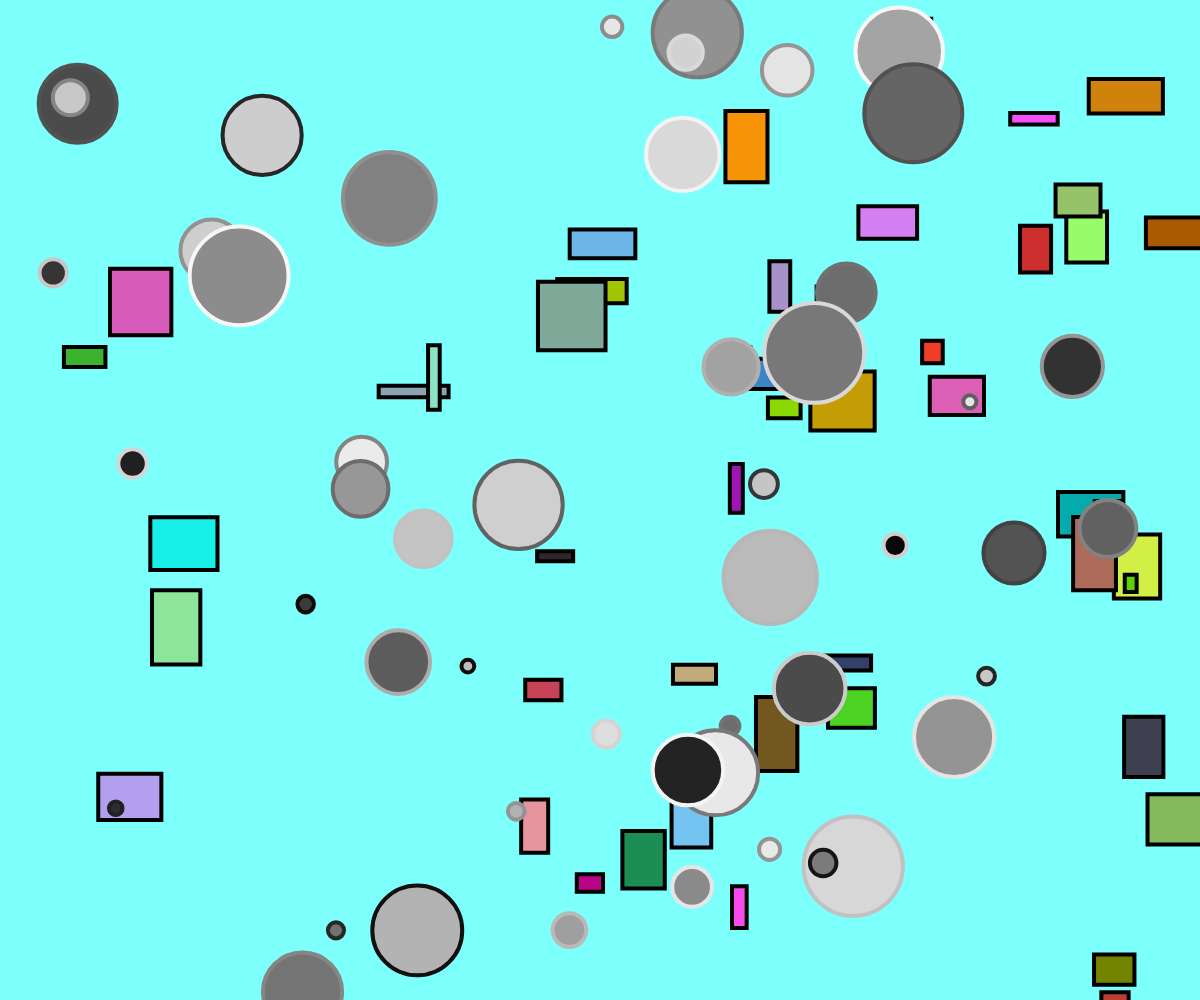
Frame 1 (no input)
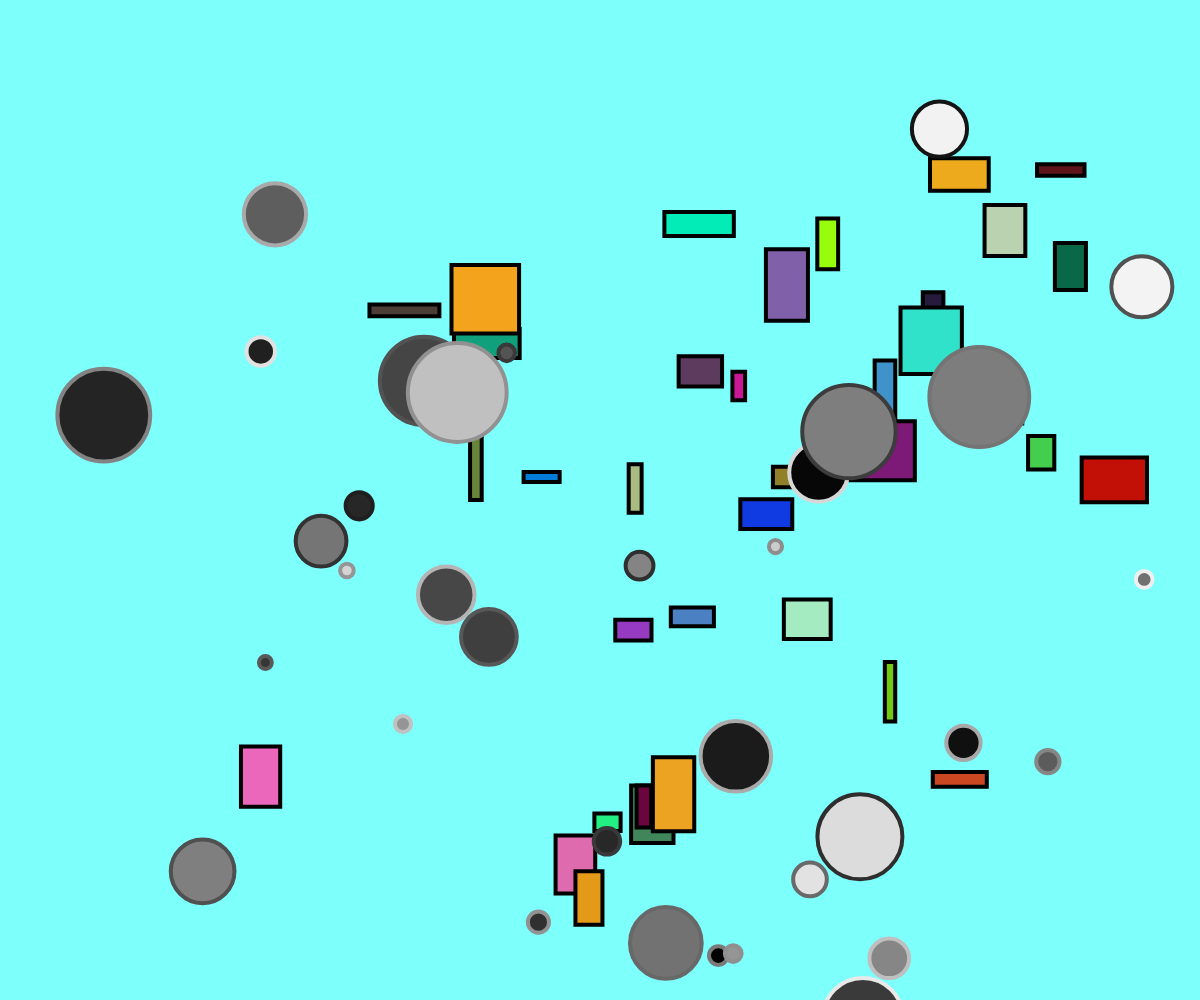
Frame 60 (no input)
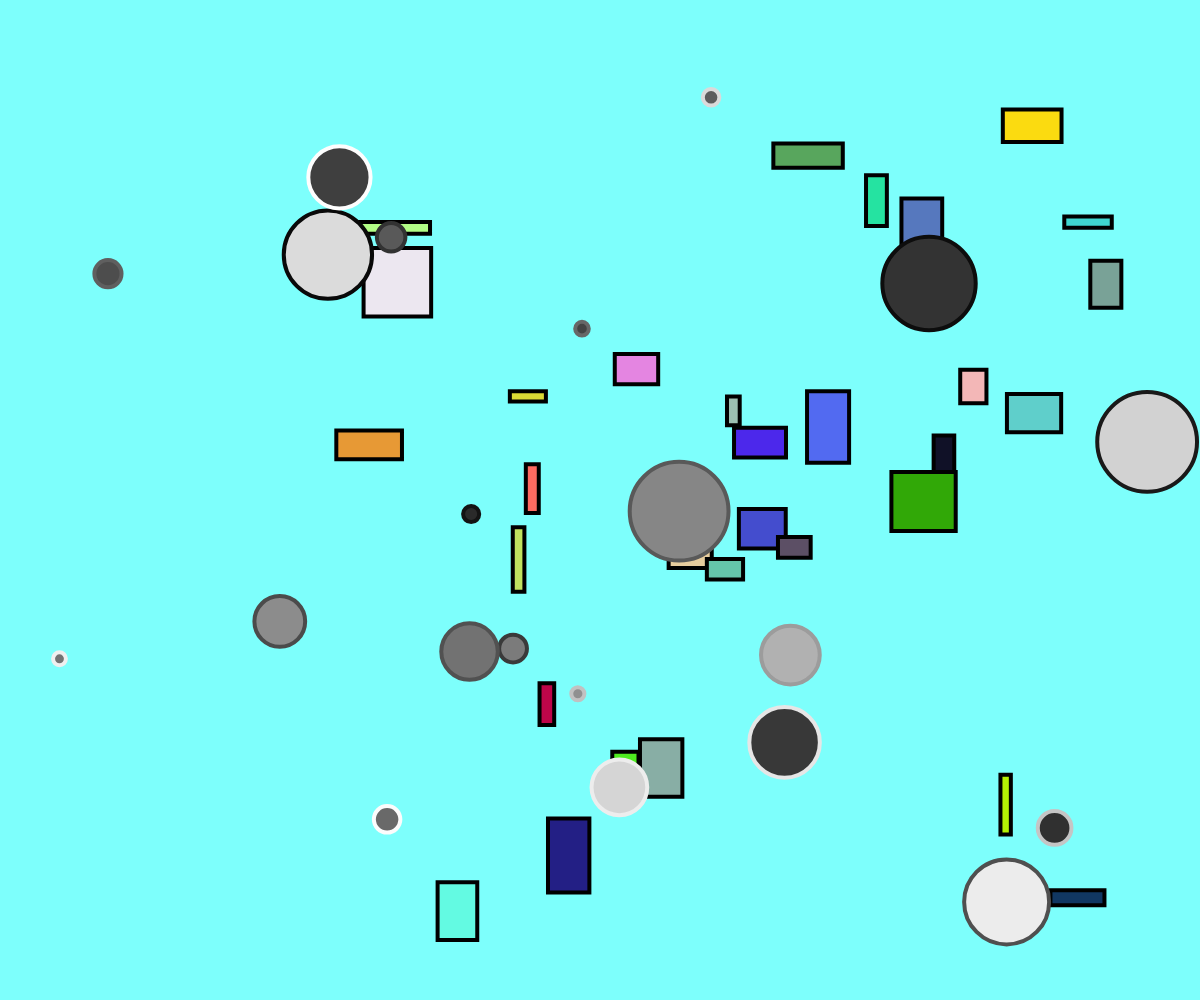
Frame 120 (the mouse pressed at the canvas centre since frame 60)

The p5.js sketch that drew these frames (run headless with seeded random() and noise() and a simulated clock; from frame 60 on, the mouse is pressed at the canvas centre):

// p5.js sketch
// ── sketch.js
//creating the arrays
let squares = [];
let circles = [];
let ballColor = 0;

//create a canvas the size of the window
//add for function for squares
//add for function for circles
function setup() {
    createCanvas( windowWidth, windowHeight );
    for (let i = 0; i < 50; i++) {
      let x = random(width);
      let y = random(height);
      let w = random(10, 75);
      let h = random(10, 75);
      squares[i] = new Square( x, y, w, h );

    for (let i = 0; i < 50; i++) {
      let a = random(width);
      let b = random(height);
      let c = random(5, 50);
      circles[i] = new Circle( a, b, c );
    }//end of circle one
  }//end of square one
} //end of the setup function

function draw(){
    background( 'rgb(125, 255, 252)' );
    for ( let i = 0; i < squares.length; i++ ){
      squares[i].move();
      squares[i].show();
      squares[i].edgeCheck();
  } //end of for function
    for ( let i = 0; i < circles.length; i++ ){
      circles[i].move();
      circles[i].show();
      circles[i].edgeCheck();
    }//end of for function
} //end of the draw function


class Square{
  //x=x coordinate, y= ycoordinate, w= width h= height
    constructor( x, y, w, h ) {
        this.x = x;
        this.y = y;
        this.w = w;
        this.h = h;
        this.deltaX = random(-2, 2);
        this.deltaY = random(-2, 2);
        // this.color = 'blue';
    } //end of constructor

    move() {
        this.x = this.x + this.deltaX;
        this.y = this.y + this.deltaY;
    } //end of move

    show() {
      stroke('black');
      strokeWeight(4);
      fill( random(255), random(255), random(255) );
      rect( this.x, this.y, this.w, this.h );

    } //end of show

    edgeCheck() {
      //have squares get sucked away when they reach left/right walls
      if (this.x + this.w + this.h >= width || this.x - this.w -this.h <= 0) {
         this.deltaX *= 2;
        } //end of if function

      //have squares get sucked away when they reach top/bottom walls
      if (this.y + this.w + this.h >= height || this.y - this.w - this.h <= 0) {
         this.deltaY *= 2;
        }//end of if function
    } //end of edgeCheck

} //end of class

class Circle {
  constructor(a, b, c){
    this.a = a;
    this.b = b;
    this.c = c;
    this.deltaA = random(-5, 5);
    this.deltaB = random(-5, 5);
  }//end of constructor

  move() {
    this.a = this.a + this.deltaA;
    this.b = this.b + this.deltaB;
  }//end of move

  show() {
    // if (frameCount % 25 == 0){
    //   ballColor = random(255)
    // }
    stroke(random(255));
    strokeWeight(4);
    fill(random(255));
    ellipse(this.a, this.b, this.c * 2);
  }//end of show

  edgeCheck() {
      // have circles get sucked away when they reach left/right walls
      if (this.a + this.c >= width || this.a - this.c <= 50){
        this.deltaA *= 2;
      } //end of if function

      // have circles get sucked away when they reach top/bottom walls
      if (this.b + this.c >= height || this.b - this.c <= 50){
        this.deltaB *= 2;
      } //end of if function
  } //end of edgeCheck
}//end of Circle class
